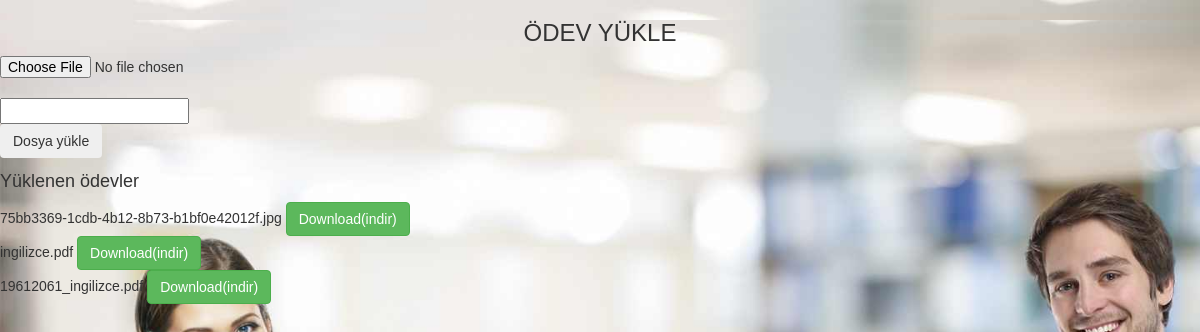
The app's page /PHP-PDO/DERSYUKLE.php with its own data.
### tables this page shows
CREATE TABLE `verilenodev` (
  `id` int(5) NOT NULL,
  `dosyaadi` varchar(255) NOT NULL,
  `detay` varchar(255) NOT NULL
);

### PHP-PDO/DERSYUKLE.php (the view, shortened to what this page needs)
<?php require_once 'boostrap.php'?>
<center><h3>ÖDEV YÜKLE</h3></center>
<form action="" method="post" name="resimyukle" enctype="multipart/form-data" >
    <input type="file" name="resim" ><br/>
    <input type="text" name="resimaciklama"/><br/>
    <input type="submit" name="gonder" value="Dosya yükle" class="btn btn-dark"/>
</form>
<?php
include "baglan.php";
echo"<h4>Yüklenen ödevler</h4>";
$sql=$db->query("select * from verilenodev",PDO::FETCH_ASSOC);
foreach ($sql as $satir) {
    $a=$satir['dosyaadi'];
    echo"$a <a href='$a' class=\"btn btn-success\">Download(indir)</a><br>";
}
?>

### records on screen
verilenodev: dosyaadi "75bb3369-1cdb-4b12-8b73-b1bf0e42012f.jpg"
verilenodev: dosyaadi "ingilizce.pdf"
verilenodev: dosyaadi "19612061_ingilizce.pdf"
